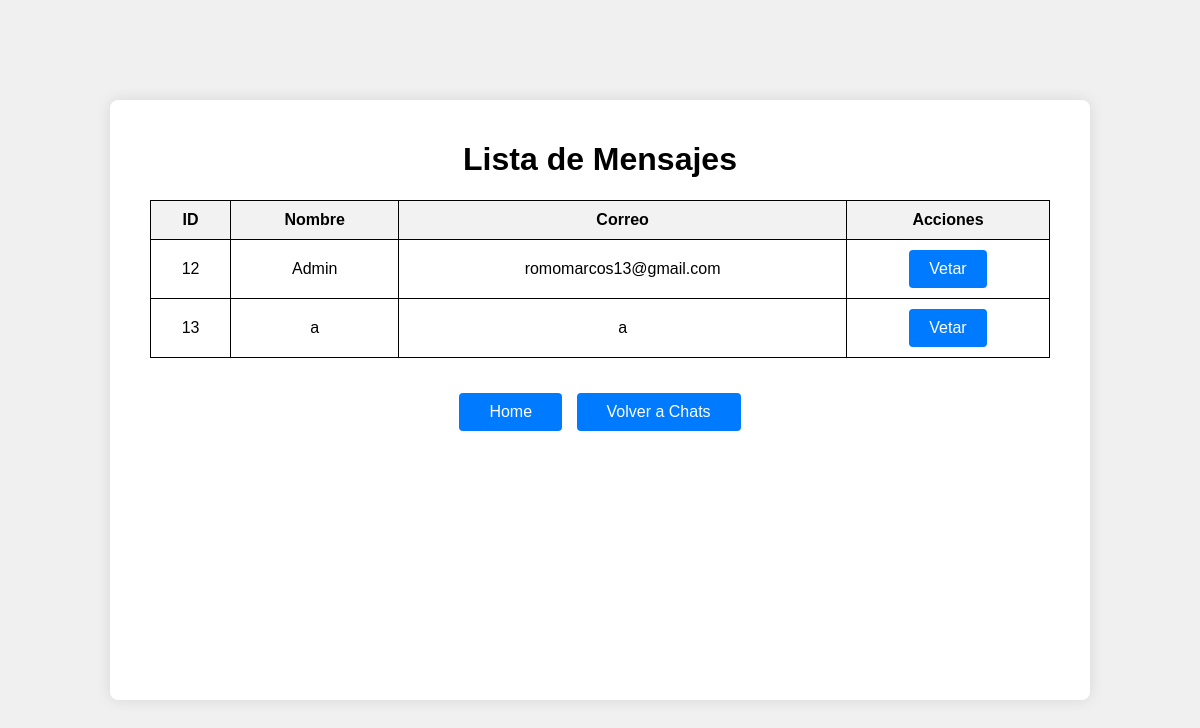
Page /vetar on the earlier database version.
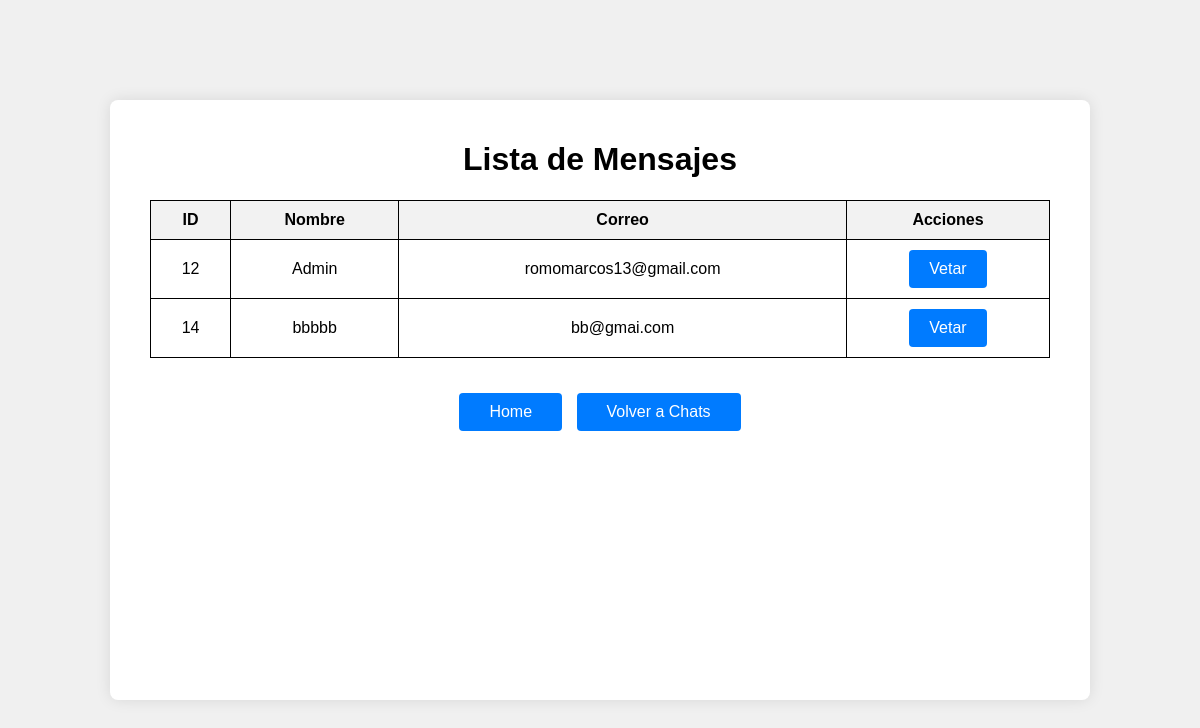
Same page on the later database version.
### tables this page shows
CREATE TABLE users(
    id INTEGER PRIMARY KEY AUTOINCREMENT,
    username string UNIQUE, 
    pwd string NOT NULL,
    salt string NOT NULL,
    rol string NOT NULL,
    correo string NOT NULL,
    public_ip string NULL);

### app.py (the view)
@app.route("/vetar")
def vetarusuarios():
    conn = sql.connect('cripto.sqlite')
    conn.row_factory = sql.Row
    cursor = conn.cursor()
    cursor.execute("""
        SELECT id, username, correo
        FROM users
    """)
    usuariosto = cursor.fetchall()
    usuariostotales = []
    for user in usuariosto:
        usuariostotales.append({
            "id": user["id"],
            "username": user["username"],
            "correo": user["correo"]
        })
    conn.close()
    usuariostotales = sorted(usuariostotales, key=lambda x: x['id'])
    return render_template("vetar.html", usuariostotales=usuariostotales)

### templates/vetar.html (shortened to what this page needs)
<!DOCTYPE html>
<html lang="es">
<head>
    <link rel="stylesheet" href="{{ url_for('static', filename='style/chatc.css') }}">
</head>
<body>
    <div class="container2">
        <h1>Lista de Mensajes</h1>
        <table>
            <thead>
                <tr>
                    <th>ID</th>
                    <th>Nombre</th>
                    <th>Correo</th>
                    <th>Acciones</th>
                </tr>
            </thead>
            <tbody>
                {% for user in usuariostotales %}
                <tr>
                    <td>{{ user.id }}</td>
                    <td>{{ user.username }}</td>
                    <td>{{ user.correo }}</td>
                    <td>
                        <form action="{{ url_for('eliminar_usuario', user_id=user.id, correo=user.correo, username=user.username) }}" method="post" style="display:inline;">
                            <button id="vetar" type="submit">Vetar</button>
                        </form>
                    </td>
                </tr>
                {% endfor %}
            </tbody>
        </table>
        <div class="links">
            <a href="/home" class="botonesheader">Home</a>
            <a href="/chat" class="botonesheader">Volver a Chats</a>
        </div>
    </div>
</body>
</html>

Differences in the rows shown:
removed users: id "13", username "a", correo "a"
added users: id "14", username "bbbbb", correo "bb@gmai.com"
